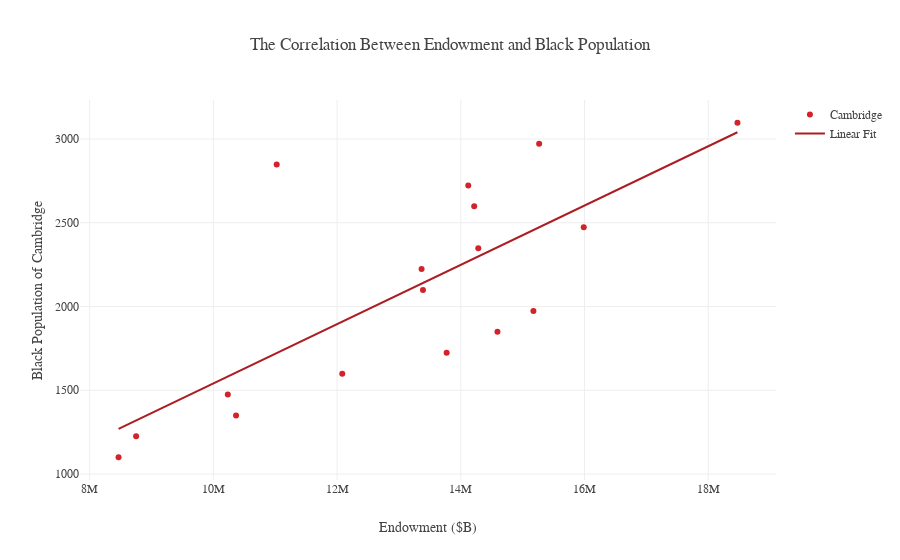

Notebook cell for this chart:
### Code cell
endow_black = grapher(x, y, "Cambridge", "The Correlation Between Endowment and Black Population", "Black Population of Cambridge", "Endowment ($B)", "endow_black")
causal_endow_black = X.zplot(x='x', y='y', z=['z1', 'z2'], z_types={'z1': 'c', 'z2': 'c'}, kind='line', title='The Controlled Correlation Between Endowment and Black Population', color="#D2232A")
causal_endow_black.set(xlabel="Endowment ($)", ylabel="Black Population of Cambridge")
fig = causal_endow_black.get_figure()
fig.savefig('images/black_endow.svg', format='svg', dpi=1200, bbox_inches='tight')

### Figure 1 — Plotly figure (JSON) as saved in the notebook; plotly's stock layout.template omitted (floating-point values rounded to 4 significant figures)
{"data": [{"marker": {"color": "#D2232A"}, "mode": "markers", "name": "Cambridge", "type": "scatter", "uid": "49ea5f", "x": [8467151, 8751365, 10366585, 10233641, 12083442, 13771156, 14592500, 15173863, 13388612, 13366092, 14282663, 15987554, 14216649, 14120766, 11023666, 15266613, 18472321], "y": [1100, 1225.0, 1350.0, 1474.0, 1599.0, 1724, 1849.0, 1974.0, 2098.0, 2223.0, 2348, 2473.0, 2598.0, 2722.0, 2847.0, 2972, 3097.0]}, {"marker": {"color": "#AC1D23"}, "mode": "lines", "name": "Linear Fit", "type": "scatter", "uid": "79bf14", "x": [8467151, 8751365, 10366585, 10233641, 12083442, 13771156, 14592500, 15173863, 13388612, 13366092, 14282663, 15987554, 14216649, 14120766, 11023666, 15266613, 18472321], "y": [1269.0, 1320.0, 1606.0, 1582.0, 1909.0, 2208.0, 2354.0, 2456.0, 2140.0, 2136.0, 2299.0, 2600.0, 2287.0, 2270.0, 1722.0, 2473.0, 3040.0]}], "layout": {"autosize": true, "font": {"family": "Gotham", "size": 12}, "title": "The Correlation Between Endowment and Black Population", "xaxis": {"autorange": true, "range": [7841000.0, 19100000.0], "title": "Endowment ($B)", "type": "linear"}, "yaxis": {"autorange": true, "range": [953.7, 3243.0], "title": "Black Population of Cambridge", "type": "linear"}}}
